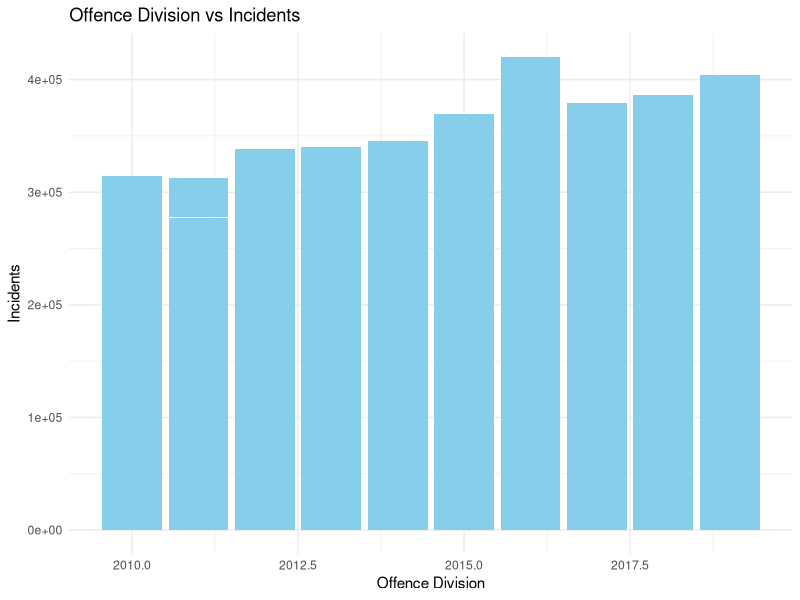
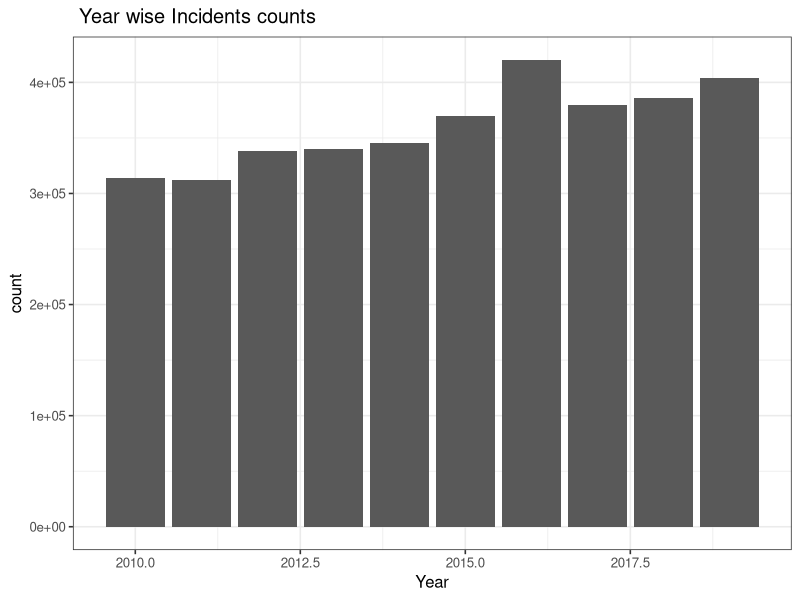

Generate these figures, in order, with R:
## ---- chunk 1
library(readr)
library(ggplot2)
library(tidyverse)
## ---- chunk 2
Data_Tables_Criminal_Incidents_Visualisation_Year_Ending_December_2019 <- read_csv("Data_Tables_Criminal_Incidents_Visualisation_Year_Ending_December_2019.csv")
View(Data_Tables_Criminal_Incidents_Visualisation_Year_Ending_December_2019)
## ---- chunk 3
barchart <- ggplot(Data_Tables_Criminal_Incidents_Visualisation_Year_Ending_December_2019, aes(x = Year, y =`Incidents Recorded`)) +
  geom_bar(stat = "identity", fill = "skyblue") +
  labs(x = "Offence Division", y = "Incidents", title = "Offence Division vs Incidents") +
  theme_minimal() 
barchart
## ---- chunk 4
Data_Tables_Criminal_Incidents_Visualisation_Year_Ending_December_2019 %>%
  group_by(Year) %>%
  summarise(count = sum(as.integer(`Incidents Recorded`), na.rm = TRUE)) %>%
  ggplot() +
  geom_col(aes(x = Year, y = count), position = "dodge") +
  ggtitle(" Year wise Incidents counts ") +
  scale_fill_brewer(palette = "Dark2") + 
  theme_bw(base_size = 12)
